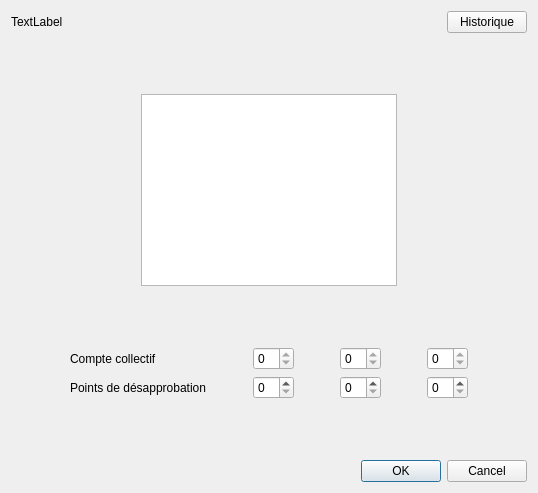
<?xml version="1.0" encoding="UTF-8"?>
<ui version="4.0">
 <class>Dialog</class>
 <widget class="QDialog" name="Dialog">
  <property name="geometry">
   <rect>
    <x>0</x>
    <y>0</y>
    <width>538</width>
    <height>493</height>
   </rect>
  </property>
  <property name="windowTitle">
   <string>Dialog</string>
  </property>
  <layout class="QVBoxLayout" name="verticalLayout_5">
   <item>
    <layout class="QHBoxLayout" name="horizontalLayout">
     <item>
      <widget class="QLabel" name="label_periode">
       <property name="text">
        <string>TextLabel</string>
       </property>
      </widget>
     </item>
     <item>
      <spacer name="horizontalSpacer">
       <property name="orientation">
        <enum>Qt::Horizontal</enum>
       </property>
       <property name="sizeHint" stdset="0">
        <size>
         <width>40</width>
         <height>20</height>
        </size>
       </property>
      </spacer>
     </item>
     <item>
      <widget class="QPushButton" name="pushButton_historique">
       <property name="text">
        <string>Historique</string>
       </property>
      </widget>
     </item>
    </layout>
   </item>
   <item>
    <spacer name="verticalSpacer">
     <property name="orientation">
      <enum>Qt::Vertical</enum>
     </property>
     <property name="sizeHint" stdset="0">
      <size>
       <width>20</width>
       <height>40</height>
      </size>
     </property>
    </spacer>
   </item>
   <item>
    <layout class="QHBoxLayout" name="horizontalLayout_2">
     <item>
      <spacer name="horizontalSpacer_2">
       <property name="orientation">
        <enum>Qt::Horizontal</enum>
       </property>
       <property name="sizeHint" stdset="0">
        <size>
         <width>40</width>
         <height>20</height>
        </size>
       </property>
      </spacer>
     </item>
     <item>
      <widget class="QTextEdit" name="textEdit_explication">
       <property name="maximumSize">
        <size>
         <width>16777214</width>
         <height>16777214</height>
        </size>
       </property>
      </widget>
     </item>
     <item>
      <spacer name="horizontalSpacer_3">
       <property name="orientation">
        <enum>Qt::Horizontal</enum>
       </property>
       <property name="sizeHint" stdset="0">
        <size>
         <width>40</width>
         <height>20</height>
        </size>
       </property>
      </spacer>
     </item>
    </layout>
   </item>
   <item>
    <spacer name="verticalSpacer_2">
     <property name="orientation">
      <enum>Qt::Vertical</enum>
     </property>
     <property name="sizeHint" stdset="0">
      <size>
       <width>20</width>
       <height>40</height>
      </size>
     </property>
    </spacer>
   </item>
   <item>
    <layout class="QHBoxLayout" name="horizontalLayout_4">
     <item>
      <spacer name="horizontalSpacer_7">
       <property name="orientation">
        <enum>Qt::Horizontal</enum>
       </property>
       <property name="sizeHint" stdset="0">
        <size>
         <width>40</width>
         <height>20</height>
        </size>
       </property>
      </spacer>
     </item>
     <item>
      <layout class="QHBoxLayout" name="horizontalLayout_3">
       <item>
        <layout class="QVBoxLayout" name="verticalLayout">
         <item>
          <widget class="QLabel" name="label">
           <property name="text">
            <string>Compte collectif</string>
           </property>
          </widget>
         </item>
         <item>
          <widget class="QLabel" name="label_2">
           <property name="text">
            <string>Points de désapprobation</string>
           </property>
          </widget>
         </item>
        </layout>
       </item>
       <item>
        <spacer name="horizontalSpacer_6">
         <property name="orientation">
          <enum>Qt::Horizontal</enum>
         </property>
         <property name="sizeHint" stdset="0">
          <size>
           <width>40</width>
           <height>20</height>
          </size>
         </property>
        </spacer>
       </item>
       <item>
        <layout class="QVBoxLayout" name="verticalLayout_2">
         <item>
          <widget class="QSpinBox" name="spinBox_0">
           <property name="readOnly">
            <bool>true</bool>
           </property>
          </widget>
         </item>
         <item>
          <widget class="QSpinBox" name="spinBox_des_0"/>
         </item>
        </layout>
       </item>
       <item>
        <spacer name="horizontalSpacer_4">
         <property name="orientation">
          <enum>Qt::Horizontal</enum>
         </property>
         <property name="sizeHint" stdset="0">
          <size>
           <width>40</width>
           <height>20</height>
          </size>
         </property>
        </spacer>
       </item>
       <item>
        <layout class="QVBoxLayout" name="verticalLayout_3">
         <item>
          <widget class="QSpinBox" name="spinBox_1">
           <property name="readOnly">
            <bool>true</bool>
           </property>
          </widget>
         </item>
         <item>
          <widget class="QSpinBox" name="spinBox_des_1"/>
         </item>
        </layout>
       </item>
       <item>
        <spacer name="horizontalSpacer_5">
         <property name="orientation">
          <enum>Qt::Horizontal</enum>
         </property>
         <property name="sizeHint" stdset="0">
          <size>
           <width>40</width>
           <height>20</height>
          </size>
         </property>
        </spacer>
       </item>
       <item>
        <layout class="QVBoxLayout" name="verticalLayout_4">
         <item>
          <widget class="QSpinBox" name="spinBox_2">
           <property name="readOnly">
            <bool>true</bool>
           </property>
          </widget>
         </item>
         <item>
          <widget class="QSpinBox" name="spinBox_des_2"/>
         </item>
        </layout>
       </item>
      </layout>
     </item>
     <item>
      <spacer name="horizontalSpacer_8">
       <property name="orientation">
        <enum>Qt::Horizontal</enum>
       </property>
       <property name="sizeHint" stdset="0">
        <size>
         <width>40</width>
         <height>20</height>
        </size>
       </property>
      </spacer>
     </item>
    </layout>
   </item>
   <item>
    <spacer name="verticalSpacer_3">
     <property name="orientation">
      <enum>Qt::Vertical</enum>
     </property>
     <property name="sizeHint" stdset="0">
      <size>
       <width>20</width>
       <height>40</height>
      </size>
     </property>
    </spacer>
   </item>
   <item>
    <widget class="QDialogButtonBox" name="buttonBox">
     <property name="orientation">
      <enum>Qt::Horizontal</enum>
     </property>
     <property name="standardButtons">
      <set>QDialogButtonBox::Cancel|QDialogButtonBox::Ok</set>
     </property>
    </widget>
   </item>
  </layout>
 </widget>
 <tabstops>
  <tabstop>spinBox_des_0</tabstop>
  <tabstop>spinBox_des_1</tabstop>
  <tabstop>spinBox_des_2</tabstop>
  <tabstop>buttonBox</tabstop>
  <tabstop>pushButton_historique</tabstop>
  <tabstop>textEdit_explication</tabstop>
  <tabstop>spinBox_0</tabstop>
  <tabstop>spinBox_1</tabstop>
  <tabstop>spinBox_2</tabstop>
 </tabstops>
 <resources/>
 <connections/>
</ui>
